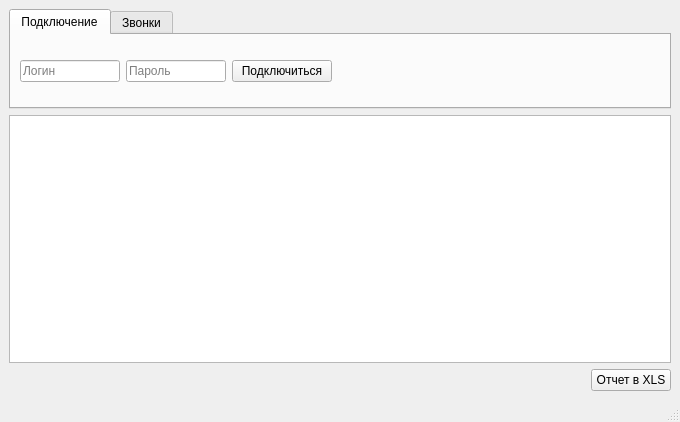
<?xml version="1.0" encoding="UTF-8"?>
<ui version="4.0">
 <class>MainWindow</class>
 <widget class="QMainWindow" name="MainWindow">
  <property name="geometry">
   <rect>
    <x>0</x>
    <y>0</y>
    <width>680</width>
    <height>422</height>
   </rect>
  </property>
  <property name="sizePolicy">
   <sizepolicy hsizetype="Preferred" vsizetype="Preferred">
    <horstretch>0</horstretch>
    <verstretch>0</verstretch>
   </sizepolicy>
  </property>
  <property name="baseSize">
   <size>
    <width>680</width>
    <height>0</height>
   </size>
  </property>
  <property name="windowTitle">
   <string>Статистика звонков Mango-Office</string>
  </property>
  <widget class="QWidget" name="centralwidget">
   <layout class="QVBoxLayout" name="verticalLayout_5">
    <property name="spacing">
     <number>6</number>
    </property>
    <property name="bottomMargin">
     <number>9</number>
    </property>
    <item>
     <widget class="QTabWidget" name="tabWidget">
      <property name="enabled">
       <bool>true</bool>
      </property>
      <property name="sizePolicy">
       <sizepolicy hsizetype="Expanding" vsizetype="Minimum">
        <horstretch>0</horstretch>
        <verstretch>0</verstretch>
       </sizepolicy>
      </property>
      <property name="acceptDrops">
       <bool>false</bool>
      </property>
      <property name="layoutDirection">
       <enum>Qt::LeftToRight</enum>
      </property>
      <property name="autoFillBackground">
       <bool>false</bool>
      </property>
      <property name="tabPosition">
       <enum>QTabWidget::North</enum>
      </property>
      <property name="tabShape">
       <enum>QTabWidget::Rounded</enum>
      </property>
      <property name="currentIndex">
       <number>0</number>
      </property>
      <property name="elideMode">
       <enum>Qt::ElideLeft</enum>
      </property>
      <property name="documentMode">
       <bool>false</bool>
      </property>
      <property name="tabsClosable">
       <bool>false</bool>
      </property>
      <property name="movable">
       <bool>false</bool>
      </property>
      <widget class="QWidget" name="tab">
       <property name="sizePolicy">
        <sizepolicy hsizetype="Preferred" vsizetype="Preferred">
         <horstretch>0</horstretch>
         <verstretch>0</verstretch>
        </sizepolicy>
       </property>
       <attribute name="title">
        <string>Подключение</string>
       </attribute>
       <layout class="QHBoxLayout" name="horizontalLayout_6">
        <item>
         <widget class="QLineEdit" name="edt_login">
          <property name="minimumSize">
           <size>
            <width>100</width>
            <height>0</height>
           </size>
          </property>
          <property name="maximumSize">
           <size>
            <width>100</width>
            <height>16777215</height>
           </size>
          </property>
          <property name="placeholderText">
           <string>Логин</string>
          </property>
         </widget>
        </item>
        <item>
         <widget class="QLineEdit" name="edt_pass">
          <property name="minimumSize">
           <size>
            <width>100</width>
            <height>0</height>
           </size>
          </property>
          <property name="maximumSize">
           <size>
            <width>100</width>
            <height>16777215</height>
           </size>
          </property>
          <property name="inputMethodHints">
           <set>Qt::ImhHiddenText|Qt::ImhNoAutoUppercase|Qt::ImhNoPredictiveText|Qt::ImhSensitiveData</set>
          </property>
          <property name="echoMode">
           <enum>QLineEdit::Password</enum>
          </property>
          <property name="placeholderText">
           <string>Пароль</string>
          </property>
         </widget>
        </item>
        <item>
         <widget class="QPushButton" name="btn_connection">
          <property name="minimumSize">
           <size>
            <width>100</width>
            <height>0</height>
           </size>
          </property>
          <property name="maximumSize">
           <size>
            <width>100</width>
            <height>16777215</height>
           </size>
          </property>
          <property name="text">
           <string>Подключиться</string>
          </property>
         </widget>
        </item>
        <item>
         <spacer name="horizontalSpacer_2">
          <property name="orientation">
           <enum>Qt::Horizontal</enum>
          </property>
          <property name="sizeHint" stdset="0">
           <size>
            <width>40</width>
            <height>20</height>
           </size>
          </property>
         </spacer>
        </item>
       </layout>
      </widget>
      <widget class="QWidget" name="tab_2">
       <attribute name="title">
        <string>Звонки</string>
       </attribute>
       <layout class="QHBoxLayout" name="horizontalLayout">
        <property name="spacing">
         <number>6</number>
        </property>
        <property name="topMargin">
         <number>9</number>
        </property>
        <item>
         <layout class="QVBoxLayout" name="verticalLayout_4">
          <property name="spacing">
           <number>6</number>
          </property>
          <property name="leftMargin">
           <number>0</number>
          </property>
          <property name="topMargin">
           <number>0</number>
          </property>
          <property name="rightMargin">
           <number>0</number>
          </property>
          <property name="bottomMargin">
           <number>3</number>
          </property>
          <item>
           <widget class="QLabel" name="label_5">
            <property name="text">
             <string>Статистика по АТС:</string>
            </property>
           </widget>
          </item>
          <item>
           <widget class="QComboBox" name="cb_ats">
            <property name="minimumSize">
             <size>
              <width>200</width>
              <height>0</height>
             </size>
            </property>
            <item>
             <property name="text">
              <string/>
             </property>
            </item>
           </widget>
          </item>
         </layout>
        </item>
        <item>
         <layout class="QVBoxLayout" name="verticalLayout">
          <item>
           <layout class="QHBoxLayout" name="horizontalLayout_2">
            <item>
             <widget class="QLabel" name="label">
              <property name="minimumSize">
               <size>
                <width>20</width>
                <height>0</height>
               </size>
              </property>
              <property name="text">
               <string>с </string>
              </property>
             </widget>
            </item>
            <item>
             <widget class="QDateEdit" name="de_start">
              <property name="minimumSize">
               <size>
                <width>85</width>
                <height>0</height>
               </size>
              </property>
              <property name="calendarPopup">
               <bool>true</bool>
              </property>
             </widget>
            </item>
           </layout>
          </item>
          <item>
           <layout class="QHBoxLayout" name="horizontalLayout_3">
            <item>
             <widget class="QLabel" name="label_2">
              <property name="minimumSize">
               <size>
                <width>20</width>
                <height>0</height>
               </size>
              </property>
              <property name="text">
               <string>по</string>
              </property>
             </widget>
            </item>
            <item>
             <widget class="QDateEdit" name="de_stop">
              <property name="minimumSize">
               <size>
                <width>85</width>
                <height>0</height>
               </size>
              </property>
              <property name="calendarPopup">
               <bool>true</bool>
              </property>
             </widget>
            </item>
           </layout>
          </item>
         </layout>
        </item>
        <item>
         <layout class="QVBoxLayout" name="verticalLayout_2">
          <item>
           <layout class="QHBoxLayout" name="horizontalLayout_4">
            <item>
             <widget class="QLabel" name="label_3">
              <property name="minimumSize">
               <size>
                <width>60</width>
                <height>0</height>
               </size>
              </property>
              <property name="maximumSize">
               <size>
                <width>60</width>
                <height>16777215</height>
               </size>
              </property>
              <property name="text">
               <string>Кто звонил</string>
              </property>
             </widget>
            </item>
            <item>
             <widget class="QComboBox" name="cb_whocalledtype">
              <property name="minimumSize">
               <size>
                <width>150</width>
                <height>0</height>
               </size>
              </property>
              <property name="baseSize">
               <size>
                <width>0</width>
                <height>0</height>
               </size>
              </property>
              <item>
               <property name="text">
                <string>Клиент</string>
               </property>
              </item>
              <item>
               <property name="text">
                <string>Сотрудник</string>
               </property>
              </item>
              <item>
               <property name="text">
                <string>Клиент или сотрудник</string>
               </property>
              </item>
             </widget>
            </item>
           </layout>
          </item>
          <item>
           <layout class="QHBoxLayout" name="horizontalLayout_5">
            <item>
             <widget class="QLabel" name="lb_correction">
              <property name="minimumSize">
               <size>
                <width>60</width>
                <height>0</height>
               </size>
              </property>
              <property name="maximumSize">
               <size>
                <width>60</width>
                <height>16777215</height>
               </size>
              </property>
              <property name="text">
               <string>Уточнить</string>
              </property>
             </widget>
            </item>
            <item>
             <widget class="QLineEdit" name="ed_clientnumber">
              <property name="sizePolicy">
               <sizepolicy hsizetype="Preferred" vsizetype="Fixed">
                <horstretch>0</horstretch>
                <verstretch>0</verstretch>
               </sizepolicy>
              </property>
             </widget>
            </item>
            <item>
             <widget class="QComboBox" name="cb_whocalled">
              <property name="enabled">
               <bool>true</bool>
              </property>
              <property name="editable">
               <bool>false</bool>
              </property>
             </widget>
            </item>
           </layout>
          </item>
         </layout>
        </item>
        <item>
         <layout class="QVBoxLayout" name="verticalLayout_3">
          <item>
           <widget class="QPushButton" name="btn_clear">
            <property name="text">
             <string>Очистить</string>
            </property>
           </widget>
          </item>
          <item>
           <widget class="QPushButton" name="btn_download">
            <property name="text">
             <string>Загрузить</string>
            </property>
           </widget>
          </item>
         </layout>
        </item>
        <item>
         <spacer name="horizontalSpacer">
          <property name="orientation">
           <enum>Qt::Horizontal</enum>
          </property>
          <property name="sizeHint" stdset="0">
           <size>
            <width>40</width>
            <height>20</height>
           </size>
          </property>
         </spacer>
        </item>
       </layout>
      </widget>
     </widget>
    </item>
    <item>
     <widget class="QTableView" name="tbl_view_pandas">
      <property name="sortingEnabled">
       <bool>true</bool>
      </property>
      <attribute name="horizontalHeaderMinimumSectionSize">
       <number>100</number>
      </attribute>
      <attribute name="horizontalHeaderDefaultSectionSize">
       <number>100</number>
      </attribute>
     </widget>
    </item>
    <item>
     <layout class="QHBoxLayout" name="horizontalLayout_7">
      <property name="sizeConstraint">
       <enum>QLayout::SetMinimumSize</enum>
      </property>
      <property name="topMargin">
       <number>0</number>
      </property>
      <property name="bottomMargin">
       <number>0</number>
      </property>
      <item>
       <spacer name="horizontalSpacer_3">
        <property name="orientation">
         <enum>Qt::Horizontal</enum>
        </property>
        <property name="sizeHint" stdset="0">
         <size>
          <width>40</width>
          <height>20</height>
         </size>
        </property>
       </spacer>
      </item>
      <item>
       <widget class="QPushButton" name="btn_report">
        <property name="text">
         <string>Отчет в XLS</string>
        </property>
       </widget>
      </item>
     </layout>
    </item>
   </layout>
  </widget>
  <widget class="QMenuBar" name="menubar">
   <property name="geometry">
    <rect>
     <x>0</x>
     <y>0</y>
     <width>680</width>
     <height>21</height>
    </rect>
   </property>
  </widget>
  <widget class="QStatusBar" name="statusbar"/>
 </widget>
 <resources/>
 <connections/>
</ui>
